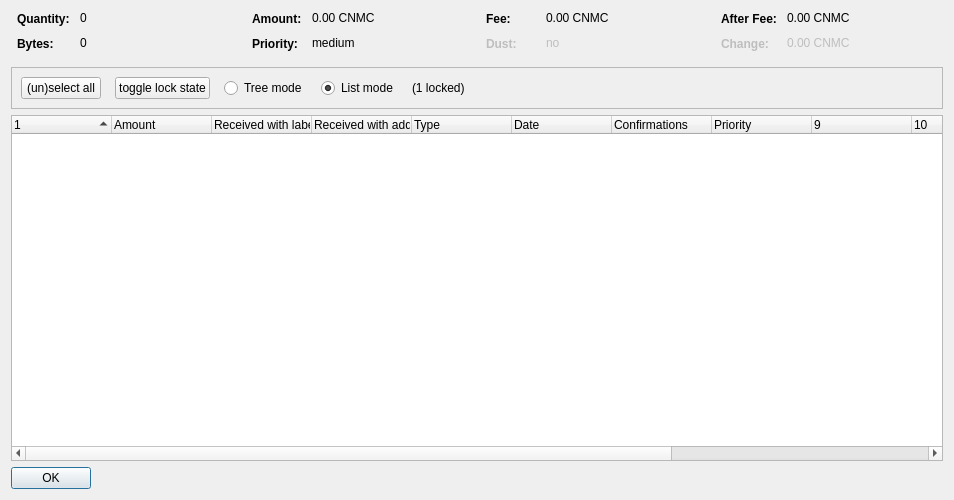
<?xml version="1.0" encoding="UTF-8"?>
<ui version="4.0">
 <class>CoinControlDialog</class>
 <widget class="QDialog" name="CoinControlDialog">
  <property name="geometry">
   <rect>
    <width>954</width>
    <height>500</height>
   </rect>
  </property>
  <property name="minimumSize">
   <size>
    <width>600</width>
    <height>400</height>
   </size>
  </property>
  <property name="windowTitle">
   <string>Coin Selection</string>
  </property>
  <layout class="QVBoxLayout" name="verticalLayout">
   <item>
    <layout class="QHBoxLayout" name="horizontalLayoutTop" stretch="0,0,0,0">
     <property name="topMargin">
      <number>0</number>
     </property>
     <property name="bottomMargin">
      <number>10</number>
     </property>
     <item>
      <layout class="QFormLayout" name="formLayoutCoinControl1">
       <property name="horizontalSpacing">
        <number>10</number>
       </property>
       <property name="verticalSpacing">
        <number>10</number>
       </property>
       <property name="leftMargin">
        <number>6</number>
       </property>
       <property name="rightMargin">
        <number>6</number>
       </property>
       <item row="0" column="0">
        <widget class="QLabel" name="labelCoinControlQuantityText">
         <property name="minimumSize">
          <size>
           <width>50</width>
           <height>15</height>
          </size>
         </property>
         <property name="font">
          <font>
           <weight>75</weight>
           <bold>true</bold>
          </font>
         </property>
         <property name="text">
          <string>Quantity:</string>
         </property>
        </widget>
       </item>
       <item row="0" column="1">
        <widget class="QLabel" name="labelCoinControlQuantity">
         <property name="minimumSize">
          <size>
           <width>50</width>
           <height>15</height>
          </size>
         </property>
         <property name="cursor">
          <cursorShape>IBeamCursor</cursorShape>
         </property>
         <property name="contextMenuPolicy">
          <enum>Qt::ActionsContextMenu</enum>
         </property>
         <property name="text">
          <string notr="true">0</string>
         </property>
         <property name="textInteractionFlags">
          <set>Qt::LinksAccessibleByMouse|Qt::TextSelectableByKeyboard|Qt::TextSelectableByMouse</set>
         </property>
        </widget>
       </item>
       <item row="1" column="0">
        <widget class="QLabel" name="labelCoinControlBytesText">
         <property name="minimumSize">
          <size>
           <width>50</width>
           <height>15</height>
          </size>
         </property>
         <property name="font">
          <font>
           <weight>75</weight>
           <bold>true</bold>
          </font>
         </property>
         <property name="text">
          <string>Bytes:</string>
         </property>
        </widget>
       </item>
       <item row="1" column="1">
        <widget class="QLabel" name="labelCoinControlBytes">
         <property name="minimumSize">
          <size>
           <width>50</width>
           <height>15</height>
          </size>
         </property>
         <property name="cursor">
          <cursorShape>IBeamCursor</cursorShape>
         </property>
         <property name="contextMenuPolicy">
          <enum>Qt::ActionsContextMenu</enum>
         </property>
         <property name="text">
          <string notr="true">0</string>
         </property>
         <property name="textInteractionFlags">
          <set>Qt::LinksAccessibleByMouse|Qt::TextSelectableByKeyboard|Qt::TextSelectableByMouse</set>
         </property>
        </widget>
       </item>
      </layout>
     </item>
     <item>
      <layout class="QFormLayout" name="formLayoutCoinControl2">
       <property name="horizontalSpacing">
        <number>10</number>
       </property>
       <property name="verticalSpacing">
        <number>10</number>
       </property>
       <property name="leftMargin">
        <number>6</number>
       </property>
       <property name="rightMargin">
        <number>6</number>
       </property>
       <item row="0" column="0">
        <widget class="QLabel" name="labelCoinControlAmountText">
         <property name="minimumSize">
          <size>
           <width>50</width>
           <height>15</height>
          </size>
         </property>
         <property name="font">
          <font>
           <weight>75</weight>
           <bold>true</bold>
          </font>
         </property>
         <property name="text">
          <string>Amount:</string>
         </property>
        </widget>
       </item>
       <item row="0" column="1">
        <widget class="QLabel" name="labelCoinControlAmount">
         <property name="minimumSize">
          <size>
           <width>50</width>
           <height>15</height>
          </size>
         </property>
         <property name="cursor">
          <cursorShape>IBeamCursor</cursorShape>
         </property>
         <property name="contextMenuPolicy">
          <enum>Qt::ActionsContextMenu</enum>
         </property>
         <property name="text">
          <string notr="true">0.00 CNMC</string>
         </property>
         <property name="textInteractionFlags">
          <set>Qt::LinksAccessibleByMouse|Qt::TextSelectableByKeyboard|Qt::TextSelectableByMouse</set>
         </property>
        </widget>
       </item>
       <item row="1" column="0">
        <widget class="QLabel" name="labelCoinControlPriorityText">
         <property name="minimumSize">
          <size>
           <width>50</width>
           <height>15</height>
          </size>
         </property>
         <property name="font">
          <font>
           <weight>75</weight>
           <bold>true</bold>
          </font>
         </property>
         <property name="text">
          <string>Priority:</string>
         </property>
        </widget>
       </item>
       <item row="1" column="1">
        <widget class="QLabel" name="labelCoinControlPriority">
         <property name="minimumSize">
          <size>
           <width>50</width>
           <height>15</height>
          </size>
         </property>
         <property name="cursor">
          <cursorShape>IBeamCursor</cursorShape>
         </property>
         <property name="contextMenuPolicy">
          <enum>Qt::ActionsContextMenu</enum>
         </property>
         <property name="text">
          <string>medium</string>
         </property>
         <property name="textInteractionFlags">
          <set>Qt::LinksAccessibleByMouse|Qt::TextSelectableByKeyboard|Qt::TextSelectableByMouse</set>
         </property>
        </widget>
       </item>
      </layout>
     </item>
     <item>
      <layout class="QFormLayout" name="formLayoutCoinControl3">
       <property name="horizontalSpacing">
        <number>10</number>
       </property>
       <property name="verticalSpacing">
        <number>10</number>
       </property>
       <property name="leftMargin">
        <number>6</number>
       </property>
       <property name="rightMargin">
        <number>6</number>
       </property>
       <item row="0" column="0">
        <widget class="QLabel" name="labelCoinControlFeeText">
         <property name="minimumSize">
          <size>
           <width>50</width>
           <height>15</height>
          </size>
         </property>
         <property name="font">
          <font>
           <weight>75</weight>
           <bold>true</bold>
          </font>
         </property>
         <property name="text">
          <string>Fee:</string>
         </property>
        </widget>
       </item>
       <item row="0" column="1">
        <widget class="QLabel" name="labelCoinControlFee">
         <property name="minimumSize">
          <size>
           <width>50</width>
           <height>15</height>
          </size>
         </property>
         <property name="cursor">
          <cursorShape>IBeamCursor</cursorShape>
         </property>
         <property name="contextMenuPolicy">
          <enum>Qt::ActionsContextMenu</enum>
         </property>
         <property name="text">
          <string notr="true">0.00 CNMC</string>
         </property>
         <property name="textInteractionFlags">
          <set>Qt::LinksAccessibleByMouse|Qt::TextSelectableByKeyboard|Qt::TextSelectableByMouse</set>
         </property>
        </widget>
       </item>
       <item row="1" column="0">
        <widget class="QLabel" name="labelCoinControlLowOutputText">
         <property name="enabled">
          <bool>false</bool>
         </property>
         <property name="minimumSize">
          <size>
           <width>50</width>
           <height>15</height>
          </size>
         </property>
         <property name="font">
          <font>
           <weight>75</weight>
           <bold>true</bold>
          </font>
         </property>
         <property name="text">
          <string>Dust:</string>
         </property>
        </widget>
       </item>
       <item row="1" column="1">
        <widget class="QLabel" name="labelCoinControlLowOutput">
         <property name="enabled">
          <bool>false</bool>
         </property>
         <property name="minimumSize">
          <size>
           <width>50</width>
           <height>15</height>
          </size>
         </property>
         <property name="cursor">
          <cursorShape>IBeamCursor</cursorShape>
         </property>
         <property name="contextMenuPolicy">
          <enum>Qt::ActionsContextMenu</enum>
         </property>
         <property name="text">
          <string>no</string>
         </property>
         <property name="textInteractionFlags">
          <set>Qt::LinksAccessibleByMouse|Qt::TextSelectableByKeyboard|Qt::TextSelectableByMouse</set>
         </property>
        </widget>
       </item>
      </layout>
     </item>
     <item>
      <layout class="QFormLayout" name="formLayoutCoinControl4">
       <property name="horizontalSpacing">
        <number>10</number>
       </property>
       <property name="verticalSpacing">
        <number>10</number>
       </property>
       <property name="leftMargin">
        <number>6</number>
       </property>
       <property name="rightMargin">
        <number>6</number>
       </property>
       <item row="0" column="0">
        <widget class="QLabel" name="labelCoinControlAfterFeeText">
         <property name="minimumSize">
          <size>
           <width>50</width>
           <height>15</height>
          </size>
         </property>
         <property name="font">
          <font>
           <weight>75</weight>
           <bold>true</bold>
          </font>
         </property>
         <property name="text">
          <string>After Fee:</string>
         </property>
        </widget>
       </item>
       <item row="0" column="1">
        <widget class="QLabel" name="labelCoinControlAfterFee">
         <property name="minimumSize">
          <size>
           <width>50</width>
           <height>15</height>
          </size>
         </property>
         <property name="cursor">
          <cursorShape>IBeamCursor</cursorShape>
         </property>
         <property name="contextMenuPolicy">
          <enum>Qt::ActionsContextMenu</enum>
         </property>
         <property name="text">
          <string notr="true">0.00 CNMC</string>
         </property>
         <property name="textInteractionFlags">
          <set>Qt::LinksAccessibleByMouse|Qt::TextSelectableByKeyboard|Qt::TextSelectableByMouse</set>
         </property>
        </widget>
       </item>
       <item row="1" column="0">
        <widget class="QLabel" name="labelCoinControlChangeText">
         <property name="enabled">
          <bool>false</bool>
         </property>
         <property name="minimumSize">
          <size>
           <width>50</width>
           <height>15</height>
          </size>
         </property>
         <property name="font">
          <font>
           <weight>75</weight>
           <bold>true</bold>
          </font>
         </property>
         <property name="text">
          <string>Change:</string>
         </property>
        </widget>
       </item>
       <item row="1" column="1">
        <widget class="QLabel" name="labelCoinControlChange">
         <property name="enabled">
          <bool>false</bool>
         </property>
         <property name="minimumSize">
          <size>
           <width>50</width>
           <height>15</height>
          </size>
         </property>
         <property name="cursor">
          <cursorShape>IBeamCursor</cursorShape>
         </property>
         <property name="contextMenuPolicy">
          <enum>Qt::ActionsContextMenu</enum>
         </property>
         <property name="text">
          <string notr="true">0.00 CNMC</string>
         </property>
         <property name="textInteractionFlags">
          <set>Qt::LinksAccessibleByMouse|Qt::TextSelectableByKeyboard|Qt::TextSelectableByMouse</set>
         </property>
        </widget>
       </item>
      </layout>
     </item>
    </layout>
   </item>
   <item>
    <widget class="QFrame" name="frame">
     <property name="minimumSize">
      <size>
       <width>300</width>
       <height>40</height>
      </size>
     </property>
     <property name="frameShape">
      <enum>QFrame::StyledPanel</enum>
     </property>
     <property name="frameShadow">
      <enum>QFrame::Sunken</enum>
     </property>
     <layout class="QHBoxLayout" name="horizontalLayout">
      <item>
       <layout class="QHBoxLayout" name="horizontalLayoutPanel" stretch="0,0,0,0,0,0">
        <property name="spacing">
         <number>14</number>
        </property>
        <item>
         <widget class="QPushButton" name="pushButtonSelectAll">
          <property name="sizePolicy">
           <sizepolicy hsizetype="Maximum" vsizetype="Fixed">
            <horstretch>0</horstretch>
            <verstretch>0</verstretch>
           </sizepolicy>
          </property>
          <property name="minimumSize">
           <size>
            <width>50</width>
            <height>20</height>
           </size>
          </property>
          <property name="text">
           <string>(un)select all</string>
          </property>
          <property name="autoDefault">
           <bool>false</bool>
          </property>
         </widget>
        </item>
        <item>
         <widget class="QPushButton" name="pushButtonToggleLock">
          <property name="sizePolicy">
           <sizepolicy hsizetype="Maximum" vsizetype="Fixed">
            <horstretch>0</horstretch>
            <verstretch>0</verstretch>
           </sizepolicy>
          </property>
          <property name="minimumSize">
           <size>
            <width>50</width>
            <height>20</height>
           </size>
          </property>
          <property name="text">
           <string>toggle lock state</string>
          </property>
          <property name="autoDefault">
           <bool>false</bool>
          </property>
         </widget>
        </item>
        <item>
         <widget class="QRadioButton" name="radioTreeMode">
          <property name="sizePolicy">
           <sizepolicy hsizetype="Maximum" vsizetype="Fixed">
            <horstretch>0</horstretch>
            <verstretch>0</verstretch>
           </sizepolicy>
          </property>
          <property name="minimumSize">
           <size>
            <width>50</width>
            <height>20</height>
           </size>
          </property>
          <property name="text">
           <string>Tree mode</string>
          </property>
         </widget>
        </item>
        <item>
         <widget class="QRadioButton" name="radioListMode">
          <property name="sizePolicy">
           <sizepolicy hsizetype="Maximum" vsizetype="Fixed">
            <horstretch>0</horstretch>
            <verstretch>0</verstretch>
           </sizepolicy>
          </property>
          <property name="minimumSize">
           <size>
            <width>50</width>
            <height>20</height>
           </size>
          </property>
          <property name="text">
           <string>List mode</string>
          </property>
          <property name="checked">
           <bool>true</bool>
          </property>
         </widget>
        </item>
        <item>
         <widget class="QLabel" name="labelLocked">
          <property name="minimumSize">
           <size>
            <width>50</width>
            <height>20</height>
           </size>
          </property>
          <property name="text">
           <string>(1 locked)</string>
          </property>
         </widget>
        </item>
        <item>
         <spacer name="horizontalSpacer">
          <property name="orientation">
           <enum>Qt::Horizontal</enum>
          </property>
          <property name="sizeHint" stdset="0">
           <size>
            <width>40</width>
            <height>20</height>
           </size>
          </property>
         </spacer>
        </item>
       </layout>
      </item>
     </layout>
    </widget>
   </item>
   <item>
    <widget class="CoinControlTreeWidget" name="treeWidget">
     <property name="minimumSize">
      <size>
       <width>350</width>
       <height>250</height>
      </size>
     </property>
     <property name="contextMenuPolicy">
      <enum>Qt::CustomContextMenu</enum>
     </property>
     <property name="sortingEnabled">
      <bool>false</bool>
     </property>
     <property name="columnCount">
      <number>13</number>
     </property>
     <attribute name="headerShowSortIndicator" stdset="0">
      <bool>true</bool>
     </attribute>
     <attribute name="headerStretchLastSection">
      <bool>false</bool>
     </attribute>
     <column>
      <property name="text">
       <string/>
      </property>
     </column>
     <column>
      <property name="text">
       <string>Amount</string>
      </property>
     </column>
     <column>
      <property name="text">
       <string>Received with label</string>
      </property>
     </column>
     <column>
      <property name="text">
       <string>Received with address</string>
      </property>
     </column>
     <column>
      <property name="text">
       <string>Type</string>
      </property>
     </column>
     <column>
      <property name="text">
       <string>Date</string>
      </property>
     </column>
     <column>
      <property name="text">
       <string>Confirmations</string>
      </property>
      <property name="toolTip">
       <string>Confirmed</string>
      </property>
     </column>
     <column>
      <property name="text">
       <string>Priority</string>
      </property>
     </column>
     <column>
      <property name="text">
       <string/>
      </property>
     </column>
     <column>
      <property name="text">
       <string/>
      </property>
     </column>
     <column>
      <property name="text">
       <string/>
      </property>
     </column>
     <column>
      <property name="text">
       <string/>
      </property>
     </column>
     <column>
      <property name="text">
       <string/>
      </property>
     </column>
    </widget>
   </item>
   <item>
    <widget class="QDialogButtonBox" name="buttonBox">
     <property name="sizePolicy">
      <sizepolicy hsizetype="Maximum" vsizetype="Fixed">
       <horstretch>0</horstretch>
       <verstretch>0</verstretch>
      </sizepolicy>
     </property>
     <property name="minimumSize">
      <size>
       <width>50</width>
       <height>20</height>
      </size>
     </property>
     <property name="orientation">
      <enum>Qt::Horizontal</enum>
     </property>
     <property name="standardButtons">
      <set>QDialogButtonBox::Ok</set>
     </property>
    </widget>
   </item>
  </layout>
 </widget>
 <customwidgets>
  <customwidget>
   <class>CoinControlTreeWidget</class>
   <extends>QTreeWidget</extends>
   <header>coincontroltreewidget.h</header>
  </customwidget>
 </customwidgets>
 <resources/>
 <connections/>
</ui>
